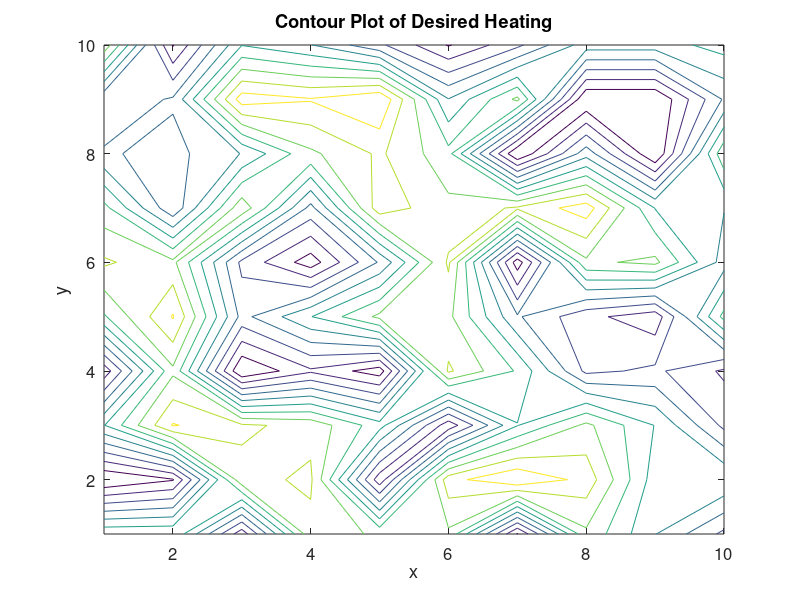

MATLAB code for this plot: (Note: this script raises an error after producing the figure.)
%% Getting XY Data from a solution
voltage = 115;

%% The number of squares along one edge
sizeSquare = 10;

%% Tolerance for iteration termination
tolerance = 1e-16;

%% Initial thickness guess, (uniform)
i_thickness = ones(sizeSquare, sizeSquare);

%% Desired surcace heating of the global window in matrix form
% load('actual_watt_density_global.mat');
% qjDes = actual_watt_density_global./0.0254^2;
qjDes = randi(25,sizeSquare);

figure(1);
contour(qjDes);
set(gca, 'FontSize', 12);
xlabel('x');
ylabel('y');
title('Contour Plot of Desired Heating');
contourcbar;


figure(2);
image(i_thickness);
set(gca, 'FontSize', 12);
xlabel('x');
ylabel('y');
title('Contour Plot of Initial Thickness');


%% Initial call to jouleHeater to get a matrix of thicknesses and surface joule heating
[out_thickness, qj] = jouleHeater(sizeSquare,voltage, i_thickness, qjDes);
fprintf('The watt density is \n');
disp(qj)

figure(3);
contour(out_thickness);
set(gca, 'FontSize', 12);
xlabel('x');
ylabel('y');
title('Contour Plot of Iteration 1 Thickness Profile');
contourcbar;


%% Initial error calculation
err = abs(sum(sum(out_thickness - i_thickness)));
fprintf('The applied voltage is %d V \n', voltage)
fprintf('The desired watt density is \n')
disp(qjDes)

i = 0;

%% Iterations terminate if error drops below tolerance
while(err > tolerance)
   % count iterations
   i = i + 1;
   
   % update input thickness to be previous iterations output thickness
   i_thickness = out_thickness;
   
   % call to jouleHeater to solve for new thicknesses
   [out_thickness, qj] = jouleHeater(sizeSquare,voltage, i_thickness, qjDes);
   
   % recalculate the error between thickness iterations currently looking 
   % at the sum of all the entries in the matrix as our metric
   err = abs(sum(sum(out_thickness - i_thickness)));
   fprintf('Iteration %d \n', i);
   fprintf('This is the error %d\n', err);
   fprintf('The thickness is \n');
   disp(out_thickness);
   fprintf('The watt density is \n');
   disp(qj)
end
